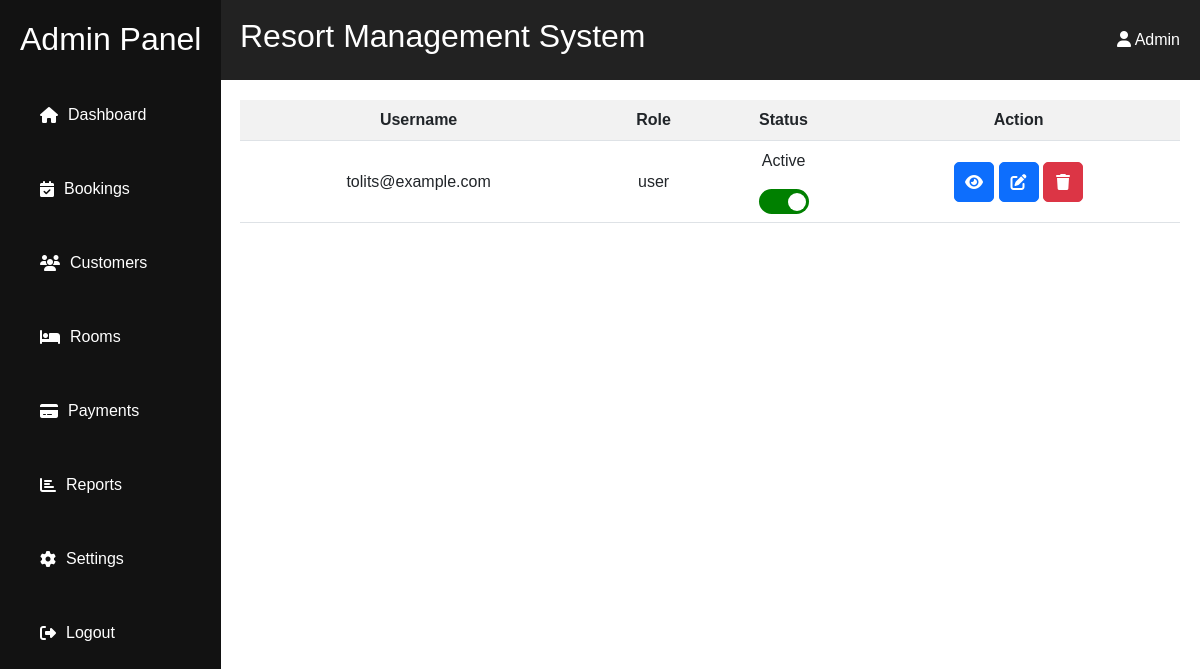
/admin/customer/index.php (signed in), run on the app's committed database.
### tables this page shows
CREATE TABLE IF NOT EXISTS `account` (
  `account_id` int(11) NOT NULL AUTO_INCREMENT,
  `username` varchar(50) NOT NULL,
  `password` varchar(50) NOT NULL,
  `role` enum('user','admin') NOT NULL,
  `status` enum('activate','deactivate') NOT NULL,
  `created_at` timestamp NOT NULL DEFAULT current_timestamp(),
  `updated_at` timestamp NOT NULL DEFAULT current_timestamp(),
  PRIMARY KEY (`account_id`)
);

### admin/customer/index.php (the view, shortened to what this page needs)
<?php
include('../../resources/database/config.php');
$id = $_SESSION['ID'];
$sql1 = "SELECT * FROM account WHERE account_id <> ?";
$stmt = mysqli_prepare($conn, $sql1);
mysqli_stmt_bind_param($stmt, 'i', $id);
mysqli_stmt_execute($stmt);
$result = mysqli_stmt_get_result($stmt);
if (mysqli_num_rows($result) > 0) {
?>
<div class="content">
   <table class='table table-striped'>
        <tr>
            <th>Username</th>
            <th>Role</th>
            <th>Status</th>
            <th>Action</th>
        </tr>
        <?php
        while ($row = mysqli_fetch_assoc($result)) {
            $is_active = ($row['status'] === 'activate');
            echo "<tr>
                <td>{$row['username']}</td>
                <td>{$row['role']}</td>";
                $opstat=($row['status']==='activate' ? 'deactivate' : 'activate');
                print "<td>";
                print ($row['status']==='activate' ? '<p>Active</p>' : '<p>Deactivate</p>');
                print "<form method='post' action='update.php'>
            <input type='hidden' name='account_id' value='{$row['account_id']}'>
            <input type='hidden' name='stat1' value='$opstat'>
            <label class='switch'>
                <input type='checkbox' name='status' value='$opstat' onchange='this.form.submit()' " . ($is_active ? "checked" : "") . ">
                <span class='slider'></span>
            </label>
        </form>
    </td>
    <td>
        <a href='view.php?id={$row['account_id']}' class='btn btn-primary btn-sm'><i class='fas fa-eye'></i></a>
        <a href='edit.php?id={$row['account_id']}' class='btn btn-primary btn-sm'><i class='fas fa-edit'></i></a>
        <button class='btn btn-danger' type='button' onclick='openPopup({$row['account_id']})'><i class ='fas fa-trash'></i></button>
        <div class='popup-overlay' id='popup-{$row['account_id']}' style='color: black; display: none;'>
            <div class='popup-content'>
                <form action='delete.php?id={$row['account_id']}' method='post'>
                    <span class='close-btn' onclick='closePopup({$row['account_id']})'>&times;</span>
                    <h6>Are you sure you want to <strong style='color: red;'>Delete</strong> this Account?</h6>
                    <input type='hidden' name='account_id' value='{$row['account_id']}'>
                    <br>
                    <input type='submit' value='YES' class='form-control' name='yes'>
                    <hr>
                    <button type='submit' name='no' class='form-control' onclick='closePopup({$row['account_id']})'>NO</button>
                    <br>
                </form>
            </div>
        </div>
    </td>
</tr>";
        }
        ?>
   </table>
</div>
<?php } ?>

### admin/customer/index.php (style rules this page uses)
table th, td { vertical-align: middle; padding: 10px; text-align: center; }
.switch { position: relative; display: inline-block; width: 50px; height: 25px; }
.slider { position: absolute; cursor: pointer; top: 0; left: 0; right: 0; bottom: 0; background-color: red; transition: .4s; border-radius: 25px; }
.slider:before { position: absolute; content: ""; height: 18px; width: 18px; left: 4px; bottom: 3px; background-color: white; transition: .4s; border-radius: 50%; }
input:checked + .slider { background-color: green; }
input:checked + .slider:before { transform: translateX(25px); }
.btn { width: 40px; height: 40px; display: inline-flex; align-items: center; justify-content: center; border-radius: 5px; font-size: 16px; }
.btn i { font-size: 16px; }

### data on the page
account: username "tolits@example.com", role "user", status "Active"
